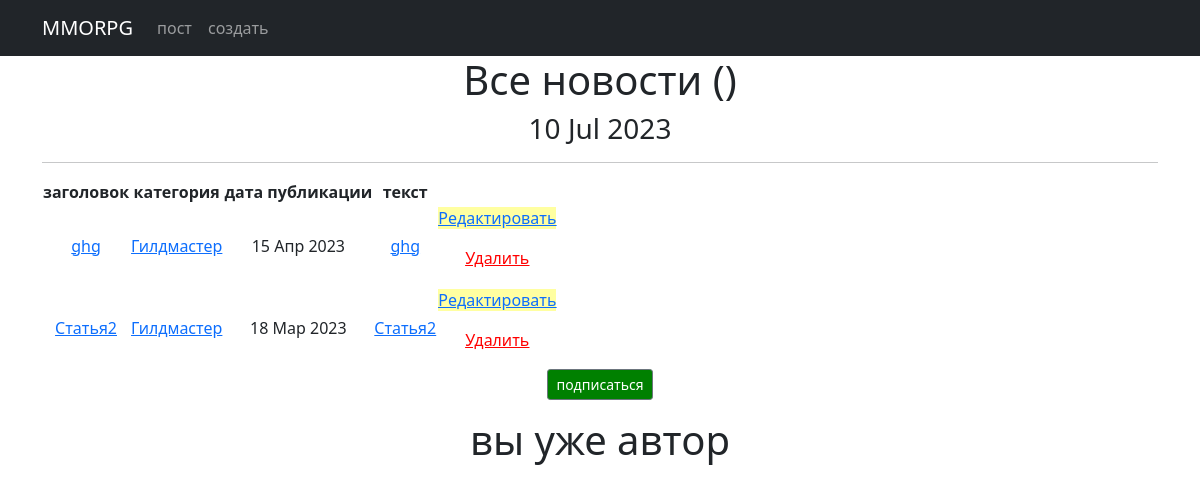
Page /news/categories/16 on the earlier database version.
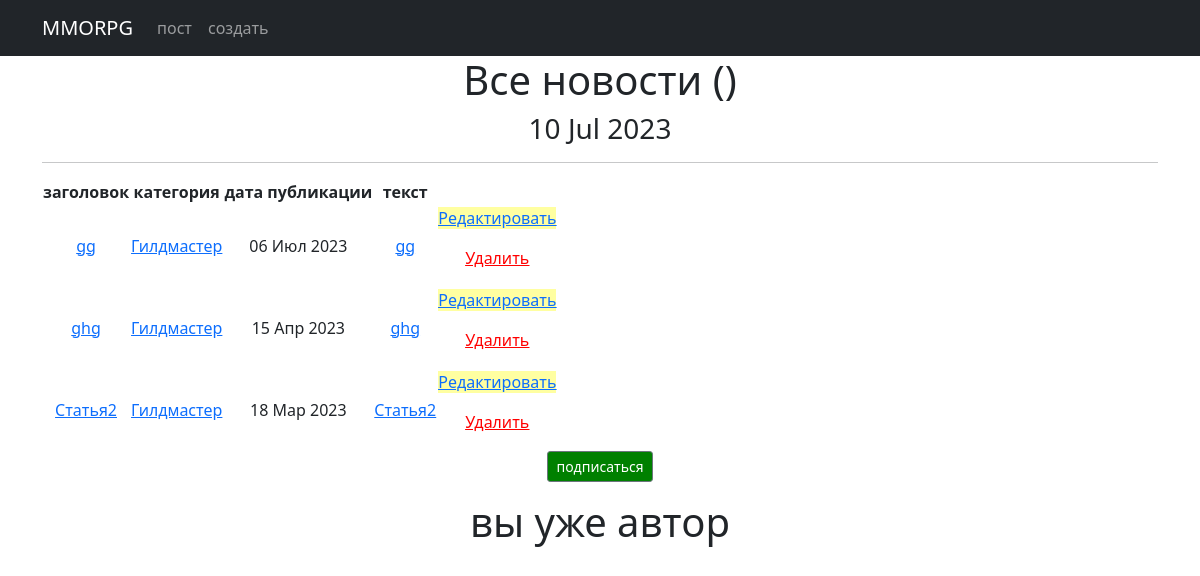
Same page on the later database version.
### news/models.py (models this page shows, shortened)
class Post(models.Model):
    author_post = models.ForeignKey(Author, on_delete=models.CASCADE)
    post_news = models.CharField(max_length=2, choices=POST, default='PO')
    date_in = models.DateTimeField(auto_now_add=True)
    category = models.ManyToManyField(Category, through='PostCategory')
    title = models.CharField(max_length=50)
    text = RichTextField()
    video_count = models.PositiveIntegerField(default=0)
    image_count = models.PositiveIntegerField(default=0)
    max_video_count = 1
    max_image_count = 3

class Category(models.Model):
    tank = 'TN'
    healer = 'HL'
    damager = 'DD'
    guild_master = 'GM'
    quest_giver = 'KG'
    smith = 'KZ'
    tanner = 'KV'
    potion_maker = 'ZV'
    spell_master = 'MZ'
    TEMATIC = [
        (tank, 'Танк'),
        (healer, 'Хил'),
        (damager, 'ДД'),
        (guild_master, 'Гилдмастер'),
        (quest_giver, 'Квестгивер'),
        (smith, 'Кузнец'),
        (tanner, 'Кожевник'),
        (potion_maker, 'Зельевар'),
        (spell_master, 'Мастер заклинаний'),
    ]
    tematic = models.CharField(max_length=2, choices=TEMATIC, unique=True)
    subscribers = models.ManyToManyField(User, blank=True, related_name='categories')
    def __str__(self):
        return self.get_tematic_display()

### news/views.py (the view)
# urls.py: path('categories/<int:pk>', CategoryListView.as_view(), name='category_list'),
class CategoryListView(ListView):
    model = Post
    template_name = 'category_list.html'
    context_object_name = 'category_news_list'
    def get_queryset(self):
        self.category = get_object_or_404(Category, id=self.kwargs['pk'])
        queryset = Post.objects.filter(category=self.category).order_by('-date_in')
        return queryset
    def get_context_data(self, **kwargs):
        context = super().get_context_data(**kwargs)
        context['is_not_subscriber'] = self.request.user not in self.category.subscribers.all()
        context['category'] = self.category
        return context

### news/templatetags/censor.py (called while the page is built)
@register.filter()
def censor(value):
    for words in censored_words:
        if words in value:
            censor_words = f"p{''.join(['*' for words in range(len(words))])}"
            value = value.replace(words, censor_words)
    return value

### news/templatetags/custom_tags.py (called while the page is built)
@register.simple_tag()
def current_time(format_string='%d %b %Y'):
    return datetime.utcnow().strftime(format_string)

### templates/category_list.html (shortened to what this page needs)
<!DOCTYPE html>
<html lang="en">
<head>
    <title>{% extends 'flatpages/default.html' %}</title>
{% load censor %}
{% load custom_tags %}
{% block content %}
<body>
<h1>Все новости ({{ post_news.count}})</h1>
<h3>{% current_time '%d %b %Y' %}</h3>
<hr>
{% if category_news_list %}
<tr>
    <table>
        <thead>
        <tr>
            <th>
                заголовок
            </th>
            <th>
                категория
            </th>
            <th>
                дата публикации
            </th>
            <th>
                текст
            </th>
        </tr>
        {% for post in category_news_list %}
        <tr>
            <td>
            <a href="{% url 'post_detail' post.id %}">{{ post.title }}</a>
        </td>
            <td>
            {% for category in post.category.all %}
                <a href="{% url 'category_list' category.id %}">{{ category }}</a>
            {% endfor %}
            </td>
            <td>{{ post.date_in|date:'d M Y'}}</td>
        <td><a href="{% url 'post_detail' post.id %}">{{ post.title|censor|truncatechars:20}}</a></td>
        <td>
                <p class="text-center"><a href="{% url 'post_edit' post.id %}"style="background-color:#ffffa1" ><u>Редактировать</u></a></p>
                <p class="text-center"><a href="{% url 'post_delete' post.id %}"style="color:red"><u> Удалить </u></a></p>
        </td>
        </tr>
        {% endfor %}
        </thead>
    </table>
{% if is_not_subscriber %}
    <p class="text-center"><a href="{% url 'subscribe' category.id %}"style="background-color:green" class="btn btn-secondary btn-sm">подписаться</a></p>
{% else %}
    <p class="text-center"><a href="{% url 'unsubscribe' category.id %}"style="background-color:red" class="btn btn-secondary btn-sm">отписка</a></p>
    {% endif %}
{% if is_not_author %}
<button> <a href="{% url 'upgrade' %}"> стать автором!</a> </button>
{% else %}
<h1>вы уже автор</h1>
{% endif %}
</tr>
{% else %}
    <h2>новостей нет!</h2>
{% endif %}
{% endblock content %}

Differences in the rows shown:
added Post: title "gg", date_in "06 Июл 2023", title|censor "gg", Category (tematic "Гилдмастер")
